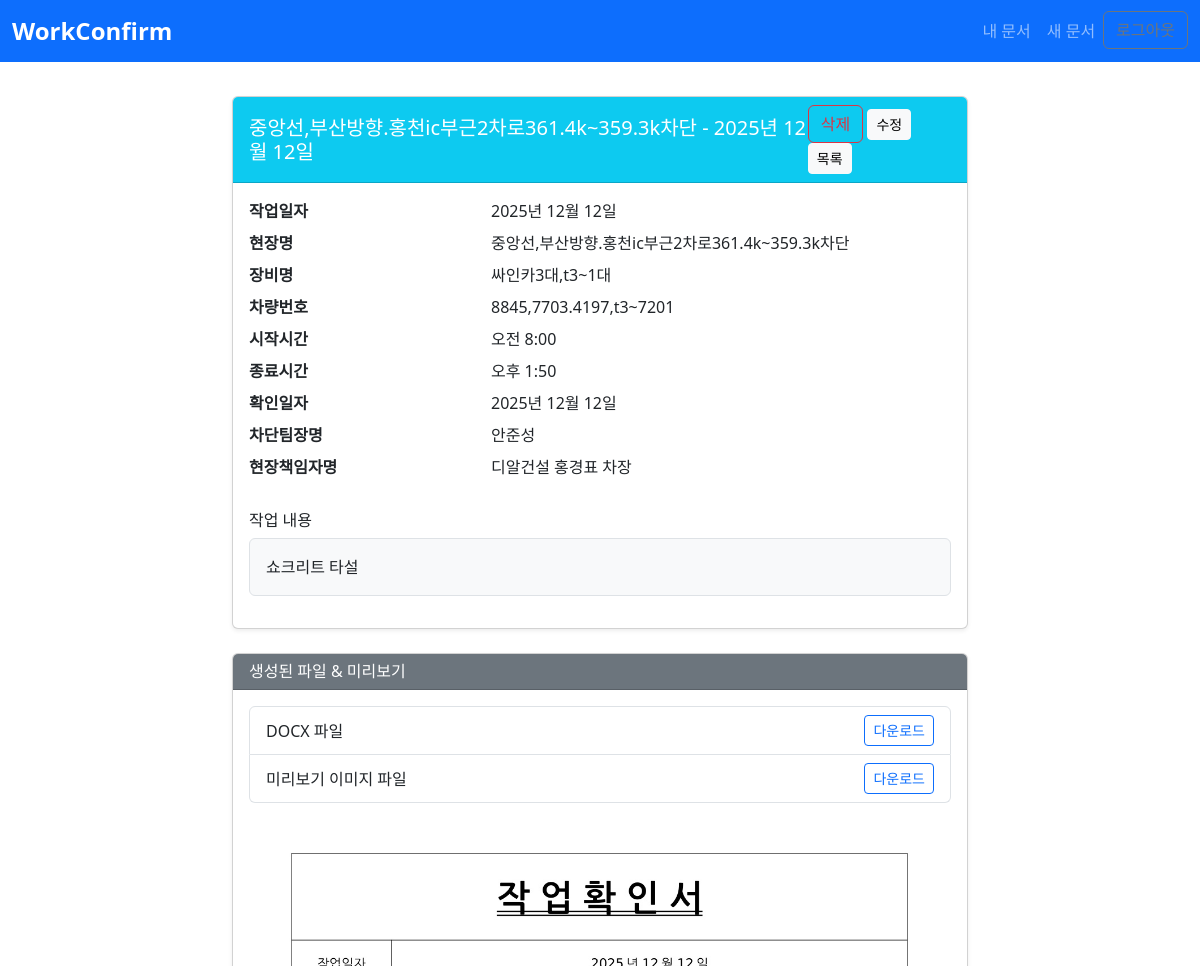
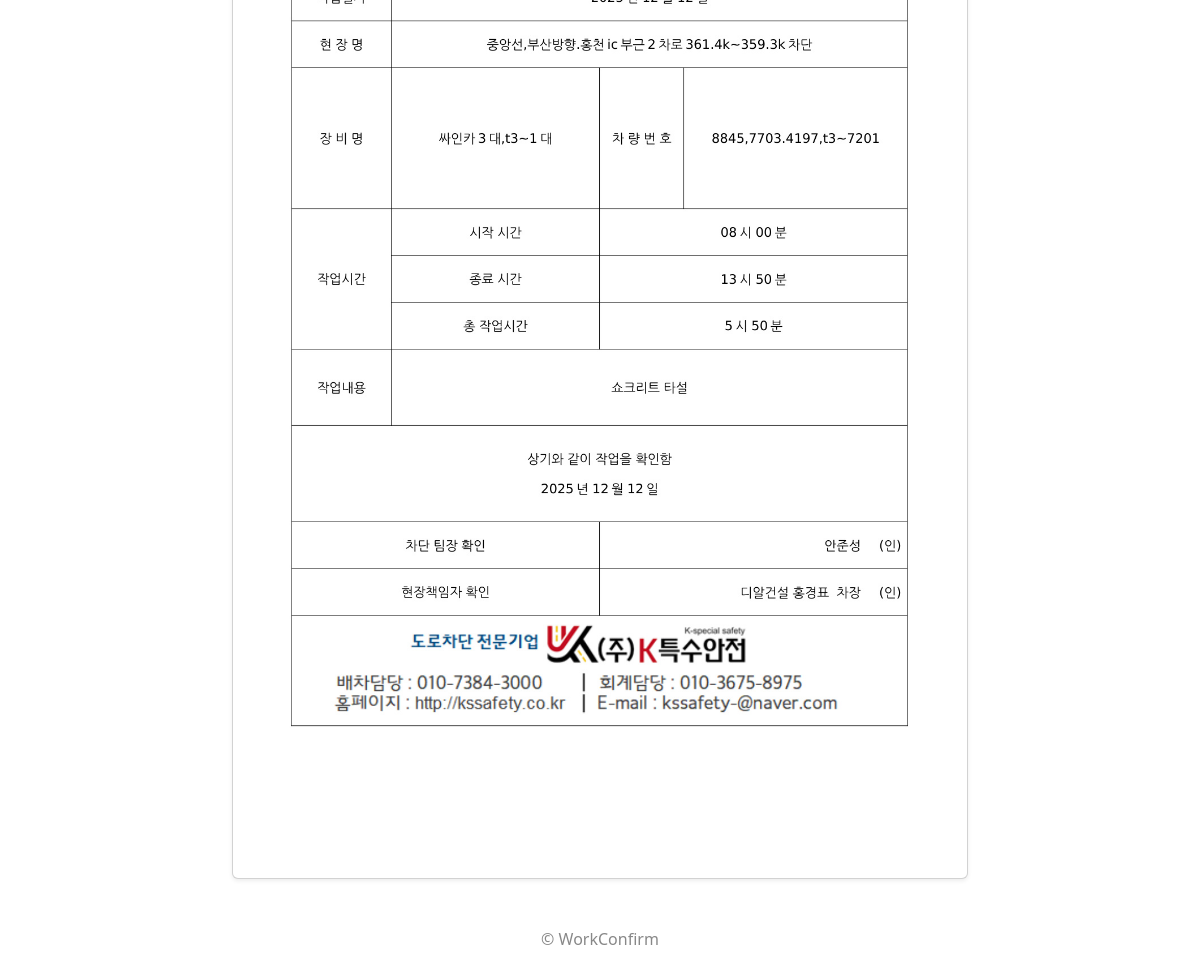
The app's page /227/ (signed in) with its own data (2 pictures, top to bottom).
### app/models.py (models this page shows, shortened)
class WorkFormEntry(models.Model):
    document = models.ForeignKey(
        WorkFormDocument,
        on_delete=models.CASCADE,
        related_name='entries'
    )
    work_date    = models.DateField('작업일자')
    location     = models.CharField('현장명', max_length=100)
    device       = models.CharField('장비명', max_length=100)
    carno        = models.CharField('차량번호', max_length=100, blank=True)
    start_time   = models.TimeField('시작시간')
    end_time     = models.TimeField('종료시간')
    end_day      = models.CharField('종료일', max_length=10, choices=DAY_CHOICES, default='same')
    work_content = models.TextField('작업내용')
    confirm_date = models.DateField('확인일자')
    cert_17      = models.CharField('차단팀장명', max_length=100, blank=True)
    cert_18      = models.CharField('현장책임자명', max_length=100, blank=True)
    created_at   = models.DateTimeField(auto_now_add=True)
    class Meta:
        ordering = ['-created_at']

class WorkFormDocument(models.Model):
    user          = models.ForeignKey(
                    settings.AUTH_USER_MODEL,
                        on_delete=models.CASCADE,
                        related_name='documents',
                        default = None
                    )
    created_at = models.DateTimeField(auto_now_add=True)
    folder_name = models.CharField('폴더명', max_length=255)
    docx_file = models.FileField('DOCX 파일', upload_to=upload_to)
    preview_image = models.ImageField('미리보기 이미지', upload_to=upload_to)
    class Meta:
        ordering = ['-created_at']

### app/views.py (the view)
# urls.py: path('<int:pk>/',      views.document_detail, name='document_detail'),
@login_required
def document_detail(request, pk):
    doc   = get_object_or_404(WorkFormDocument, pk=pk, user=request.user)
    entry = doc.entries.first()
    return render(request, 'app/document_detail.html', {
        'doc':   doc,
        'entry': entry,
    })

### app/templates/app/document_detail.html (shortened to what this page needs)
{% extends 'app/base.html' %}
{% block content %}
<div class="row justify-content-center mt-4">
  <div class="col-lg-8">
    <div class="card shadow-sm mb-4">
      <div class="card-header bg-info text-white d-flex justify-content-between align-items-center">
        <h5 class="mb-0">{{ entry.location }} - {{ entry.work_date }}</h5>
        <div>
          <form method="post"
                  action="{% url 'document_delete' doc.pk %}"
                  style="display:inline;"
                  onsubmit="return confirm('정말 이 문서를 삭제하시겠습니까?');">
              <button type="submit" class="btn btn-outline-danger">
                삭제
              </button>
            </form>
          <a href="{% url 'document_edit' doc.pk %}" class="btn btn-sm btn-light me-2">수정</a>
          <a href="{% url 'document_list' %}" class="btn btn-sm btn-light">목록</a>
        </div>
      </div>
      <div class="card-body">
        <dl class="row mb-4">
          <dt class="col-sm-4">작업일자</dt><dd class="col-sm-8">{{ entry.work_date }}</dd>
          <dt class="col-sm-4">현장명</dt><dd class="col-sm-8">{{ entry.location }}</dd>
          <dt class="col-sm-4">장비명</dt><dd class="col-sm-8">{{ entry.device }}</dd>
          <dt class="col-sm-4">차량번호</dt><dd class="col-sm-8">{{ entry.carno|default:"미지정" }}</dd>
          <dt class="col-sm-4">시작시간</dt><dd class="col-sm-8">{{ entry.start_time }}</dd>
          <dt class="col-sm-4">종료시간</dt>
            <dd class="col-sm-8">
              {{ entry.end_time }}
            </dd>
          <dt class="col-sm-4">확인일자</dt><dd class="col-sm-8">{{ entry.confirm_date }}</dd>
          <dt class="col-sm-4">차단팀장명</dt><dd class="col-sm-8">{{ entry.cert_17|default:"없음" }}</dd>
          <dt class="col-sm-4">현장책임자명</dt><dd class="col-sm-8">{{ entry.cert_18|default:"없음" }}</dd>
        </dl>
        <h6>작업 내용</h6>
        <p class="border p-3 rounded bg-light">
          {{ entry.work_content|linebreaksbr }}
        </p>
      </div>
    </div>
    <div class="card shadow-sm">
      <div class="card-header bg-secondary text-white">
        <h6 class="mb-0">생성된 파일 &amp; 미리보기</h6>
      </div>
      <div class="card-body">
                <ul class="list-group">
          <li class="list-group-item d-flex justify-content-between align-items-center">
            DOCX 파일
            <a href="{{ doc.docx_file.url }}"
               class="btn btn-sm btn-outline-primary">
              다운로드
            </a>
          </li>
          <li class="list-group-item d-flex justify-content-between align-items-center">
            미리보기 이미지 파일
            <a href="{{ doc.preview_image.url }}"
               class="btn btn-sm btn-outline-primary">
              다운로드
            </a>
          </li>
        </ul>
        <div class="mb-4 text-center">
                      <img src="{{ doc.preview_image.url }}"
               class="img-fluid rounded"
               alt="미리보기 이미지">
        </div>
      </div>
    </div>
  </div>
</div>
{% endblock %}

### app/templates/app/base.html (style rules this page uses)
body { padding-top: 4.5rem; }

### records on screen
WorkFormEntry: location "중앙선,부산방향.홍천ic부근2차로361.4k~359.3k차단", work_date "2025년 12월 12일", device "싸인카3대,t3~1대", carno "8845,7703.4197,t3~7201", start_time "오전 8:00", end_time "오후 1:50", confirm_date "2025년 12월 12일", cert_17 "안준성", cert_18 "디알건설 홍경표 차장", work_content "쇼크리트 타설"
WorkFormDocument: preview_image (picture)
